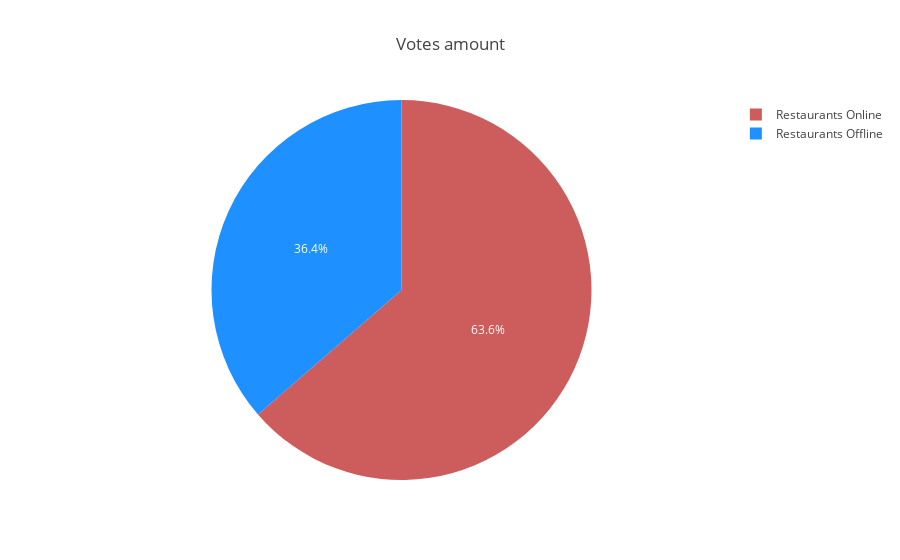

Write notebook code for a chart like this one.
### Markdown cell above
#### 4.6 Do restaurants available online receive a bigger amount of ratings than those without this feature?

### Code cell
def votes_restaurants_voting_chart():
    # Pie chart votes for online and offline restaurants
    votes_count_online_or_not = df.loc[:, ["has_online_delivery", "votes"]].groupby(["has_online_delivery"]).mean().reset_index()


    # Pie chart
    fig = go.Figure(data=[go.Pie( labels=[ 'Restaurants Offline', 'Restaurants Online' ], 
                                  values=votes_count_online_or_not['votes'], 
                                  marker=dict(colors=['dodgerblue', 'indianred']) )])

    fig.update_layout( title_text='Votes amount', title_x=0.5 )
    
    return fig

votes_restaurants_voting_chart()

### Figure 1 — Plotly figure (JSON) as saved in the notebook; plotly's stock layout.template omitted (floating-point values rounded to 4 significant figures)
{"data": [{"labels": ["Restaurants Offline", "Restaurants Online"], "marker": {"colors": ["dodgerblue", "indianred"]}, "type": "pie", "values": [479.5, 838.8]}], "layout": {"autosize": true, "title": {"text": "Votes amount", "x": 0.5}}}
